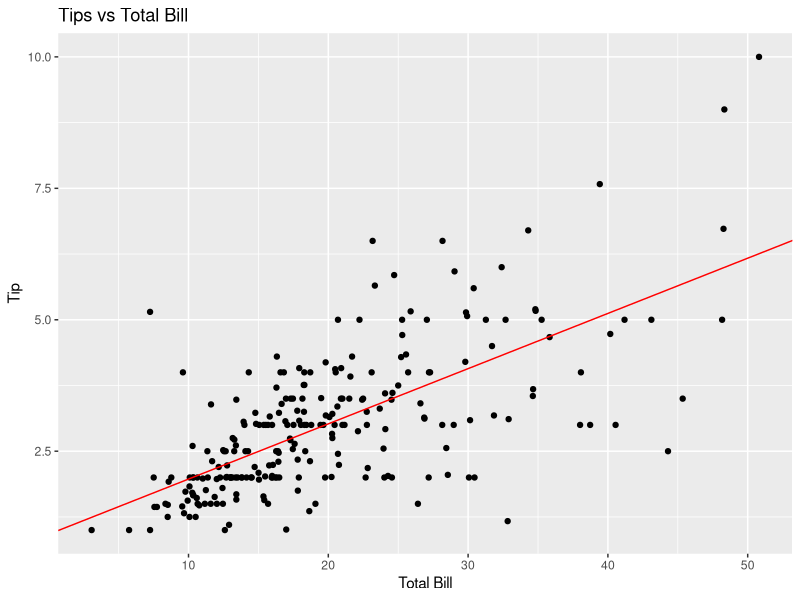
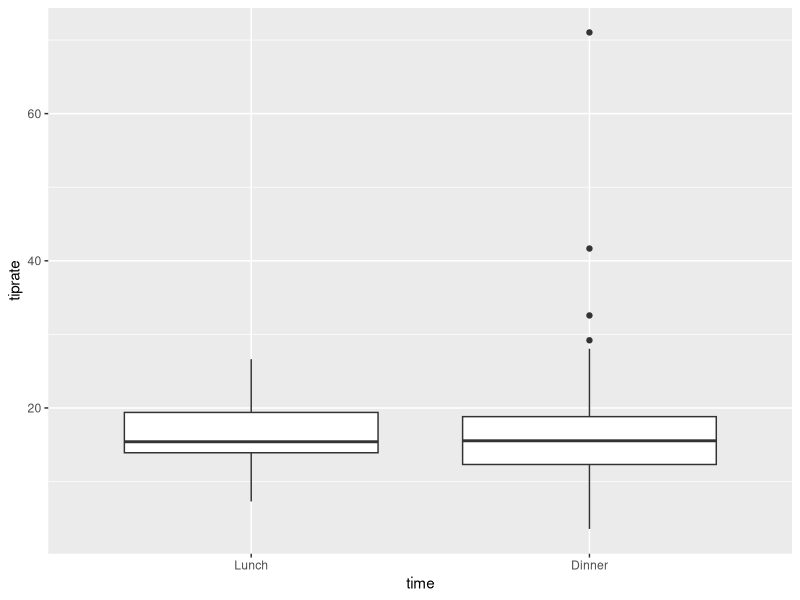
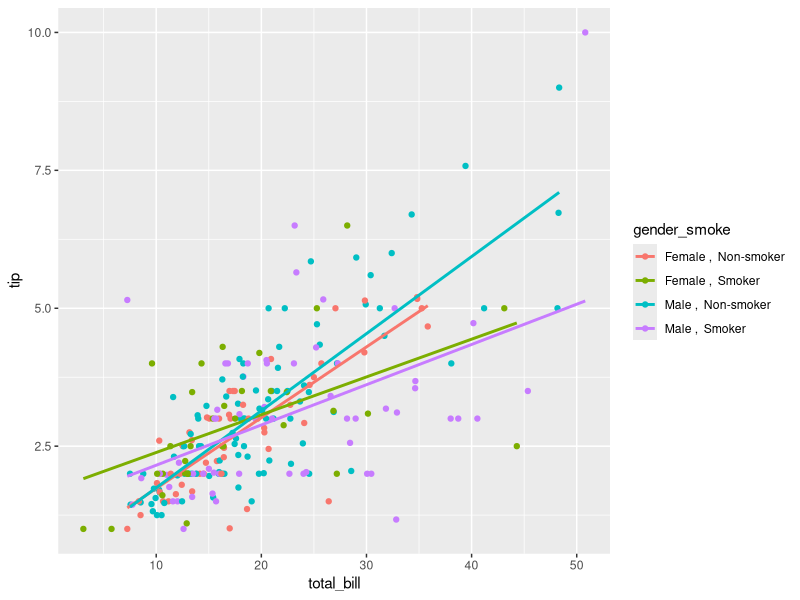
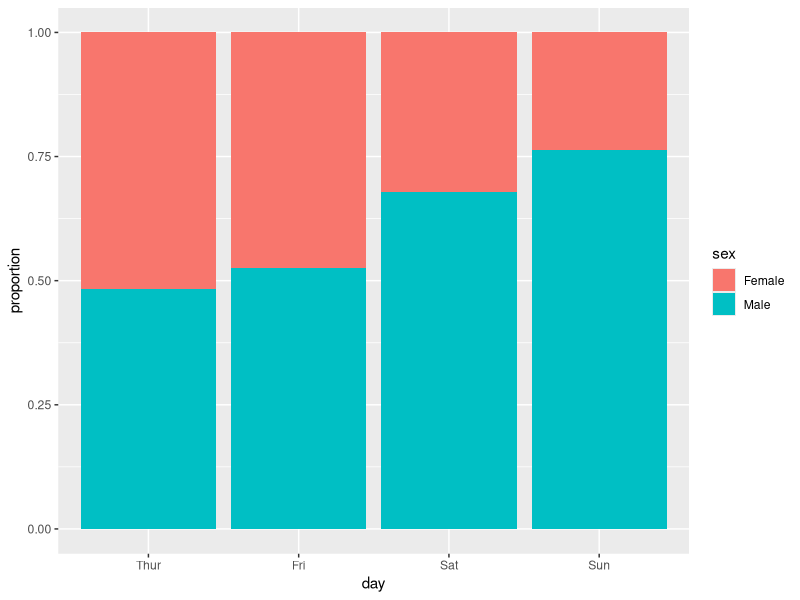

These charts were generated, in order, by the following R code:
## ---- chunk 1
knitr::opts_chunk$set(echo = TRUE)
## ---- chunk 2
data(tips, package="reshape2")
## ---- chunk 3
numParty <- length(tips$total_bill)
print(numParty)
## ---- chunk 4
str(tips)
## ---- chunk 5
day <- tips$day
day <- relevel(day, "Thur")
print(levels(day))
## ---- chunk 6
female5 <- tips[(tips$sex == "Female" & tips$size >= 5), ]
print(female5)
## ---- chunk 7
library(ggplot2)
p <- ggplot(tips, aes(x = total_bill, y = tip)) + geom_point() + labs(x = "Total Bill", y = "Tip", title = "Tips vs Total Bill")
m <- lm(tip ~ total_bill, data = tips)
p + geom_abline(aes(intercept = m$coefficients[1], slope = m$coefficients[2]), col = "red")
## ---- chunk 8
tips$tiprate <- (tips$tip / tips$total_bill) * 100
print(mean(tips$tiprate))
## ---- chunk 9
ggplot(data = tips, aes(x = time, y = tiprate)) + geom_boxplot() + scale_x_discrete(limits = c("Lunch", "Dinner"))
## ---- chunk 10
tips$gender_smoke <- paste(tips$sex, ", ", ifelse(tips$smoker == "Yes", "Smoker", "Non-smoker"))
ggplot(data=tips, aes(x=total_bill, y=tip, color=gender_smoke)) + 
geom_point() + geom_smooth(method='lm',formula=y~x, se=F)
## ---- chunk 11
ggplot(tips, aes(x = day, fill = sex)) + geom_bar(position = "fill") + ylab("proportion") + scale_x_discrete(limits = c("Thur", "Fri", "Sat", "Sun"))
